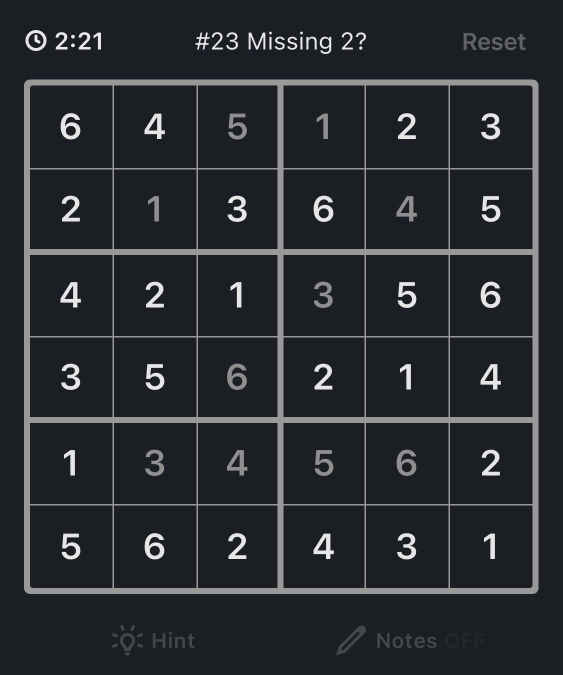
#> input picture images/2.png, 1125 x 1350 px (shown at 1/2 size)
$ python Main.py
#> lines starting #> are read from the running program, lines starting #| are printed output that depends on the picture; after the words box and inside, x2 and y2 are one past the last pixel; in counts of white or black regions, pixels touching at a corner belong together
### utils.py
import cv2 as cv
import pytesseract as pt

def preprocessing(img):
#> called with img = 'images/2.png'
    image = cv.imread(img)
#> image is the input picture: shape (1350, 1125, 3); mean B, G, R 47.8, 43.2, 40.6
    image = cv.resize(image, (2000, 2000))
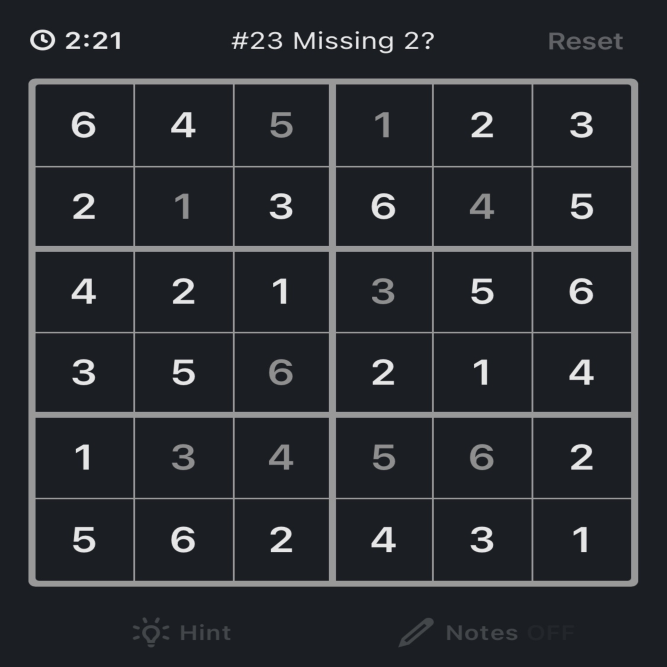
#> image: shape (2000, 2000, 3) (shown at 1/3 size); mean B, G, R 47.8, 43.2, 40.6
    image = cv.cvtColor(image, cv.COLOR_BGR2GRAY)
#> image: shape (2000, 2000)
    return image

# Uses a threshold value to determine all the contours and finds the contours with the greatest area then assigns the index positions to c
def getBW(img):
    _, thresh = cv.threshold(img, 100, 255, cv.THRESH_BINARY)
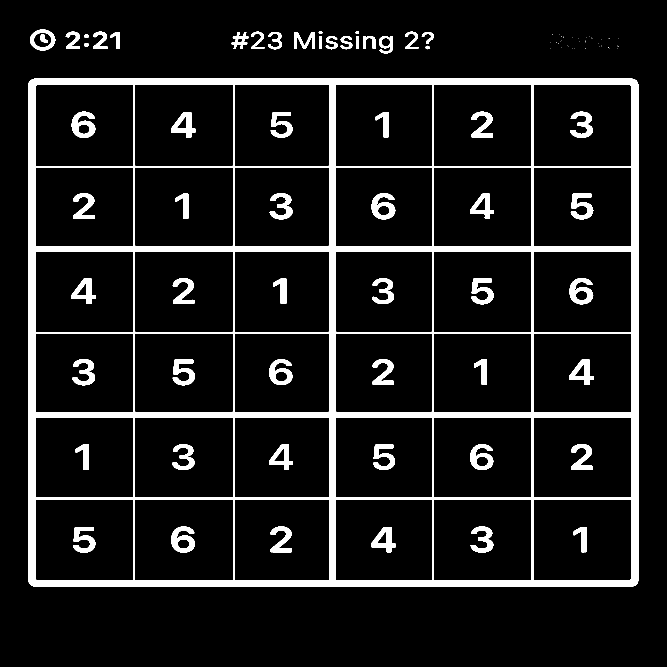
#> thresh: shape (2000, 2000) (shown at 1/3 size); 9.4% white; 99 white regions (40 under 20 px)
    return thresh


# This function combines the points gathered from the contour edges into the main 4 corners of the sudoku grid
# IMPORTANT: Adjust threshold to a reasonable value given fluctuation in pixel position.
def findCorners(thresh):
    contours, _ = cv.findContours(thresh, cv.RETR_LIST, cv.CHAIN_APPROX_SIMPLE)
#> contours = 150 contours, 40 with area under 20; largest, box (x1, y1, x2, y2) and area: (85, 236, 1915, 1760) 2785230, (1300, 252, 1596, 499) 72562, (404, 252, 700, 499) 72562, (1599, 252, 1894, 499) 72302, (106, 252, 401, 499) 72300
    c = max(contours, key = cv.contourArea)
#> c = contour of 55 points, box (x1, y1, x2, y2) (85, 236, 1915, 1760), area 2785230

    i = 0
    threshold = 15
    corners = {
        "x_min": 0,
        "x_max": 0,
        "y_min": 0,
        "y_max": 0
    }

    # This while loop goes through the corners array that is generated and elimates duplicate corners that are caused by rounded edges
    while i < len(c)-1:
        if c[i][0][0] - c[i+1][0][0] < -threshold:
            corners["x_max"] = c[i+1][0][0]
            corners["x_min"] = c[i][0][0]

        if c[i][0][1] - c[i+1][0][1] < -threshold:
            corners["y_max"] = c[i+1][0][1]
            corners["y_min"] = c[i][0][1]
        i+=1
#> this loop made 54 passes
#> after the loop, corners = {'x_min': 104, 'x_max': 1895, 'y_min': 252, 'y_max': 1743}; i = 54

    return corners


# Use array slicing to get each image isolated to be processed by the Optical Character Recognition library
# 30 was used to shrink each box so that the image was clear for the OCR to detect
# Returns a 2d array corresponding to the sudoku board that was inputted
def getBoard(corners, img):
    height = (corners["y_max"] - corners["y_min"])/6
#> height = 248.5
    width = (corners["x_max"] - corners["x_min"])/6
#> width = 298.5

    sudoku_board = [[0]*6 for _ in range(6)]

    for i in range(6):
        for j in range(6):
            x1 = int(corners["x_min"] + (i * width)+30)
            x2 = int(corners["x_min"] + ((i+1)* width)-30)
            y1 = int(corners["y_min"] + (j * height)+30)
            y2 = int(corners["y_min"] + ((j+1)*height)-30)

            temp_img = img[y1:y2, x1:x2]
            temp_img = cv.resize(temp_img,(300,300))

            text = pt.image_to_string(temp_img, config="--psm 8 digits")
            print(text)
            sudoku_board[j][i] = text.strip()
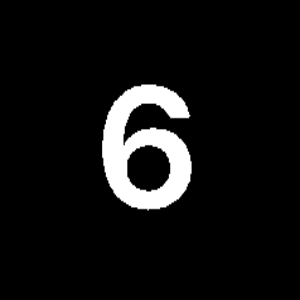
#> temp_img: shape (300, 300); min 0, max 255, mean 17.6
#> after the loop, sudoku_board = [[0, 0, 0, 0, 0, 0], [0, 0, 0, 0, 0, 0], [0, 0, 0, 0, 0, 0], [0, 0, 0, 0, 0, 0], [0, 0, 0, 0, 0, 0], [0, 0, 0, 0, 0, 0]]

    # Make all the values into integers
    sudoku_board = [
        [int(float(x)) if x else 0 for x in row]
        for row in sudoku_board
    ]
    return sudoku_board

### Main.py
import cv2 as cv
import numpy as np
import utils
import solver


# Process the Image to be the right size and color (Black and White)
img = utils.preprocessing("images/2.png")
img = utils.getBW(img)

# Get the corners in the corner dictionary
corners = utils.findCorners(img)


# Get the 2d array of the sudoku puzzle
#> (the run stopped early here; a loop or call above may not have finished)

$ run again, with images/1.png copied over images/2.png
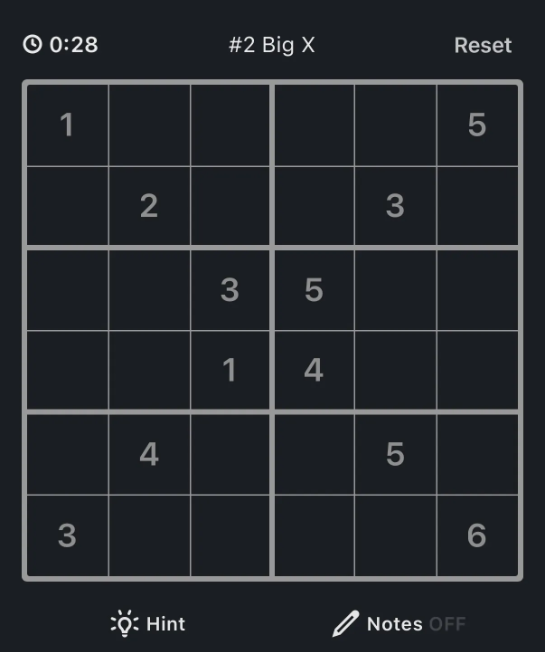
#> input picture images/1.png, 545 x 652 px
#> in preprocessing, image is the input picture: shape (652, 545, 3); mean B, G, R 44.5, 39.9, 36.2
#> in getBW, `_, thresh = cv.threshold(img, 100, 255, cv.THRESH_BINARY)`:
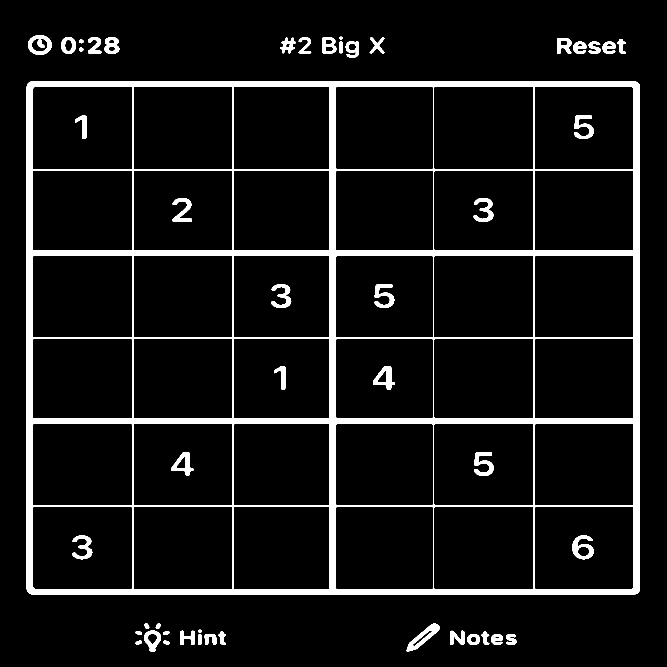
#> thresh: shape (2000, 2000) (shown at 1/3 size); 7.2% white; 51 white regions
#> contours = 105 contours; largest, box (x1, y1, x2, y2) and area: (80, 243, 1920, 1784) 2831753, (1301, 259, 1602, 510) 74969, (399, 259, 699, 510) 74722, (98, 259, 398, 510) 74710, (1603, 259, 1902, 510) 74462
#> c = contour of 57 points, box (x1, y1, x2, y2) (80, 243, 1920, 1784), area 2831753
#> the loop in findCorners, `while i < len(c)-1:` made 56 passes
#> after the loop in findCorners, `while i < len(c)-1:`: corners = {'x_min': 97, 'x_max': 1902, 'y_min': 259, 'y_max': 1768}; i = 56
#> height = 251.5
#> width = 300.8
#> after the loop in getBoard, `for i in range(6):`:
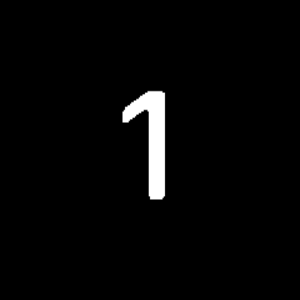
#> temp_img: shape (300, 300); min 0, max 255, mean 6.2
#> after the loop in getBoard, `for i in range(6):`: sudoku_board = [[0, 0, 0, 0, 0, 0], [0, 0, 0, 0, 0, 0], [0, 0, 0, 0, 0, 0], [0, 0, 0, 0, 0, 0], [0, 0, 0, 0, 0, 0], [0, 0, 0, 0, 0, 0]]
